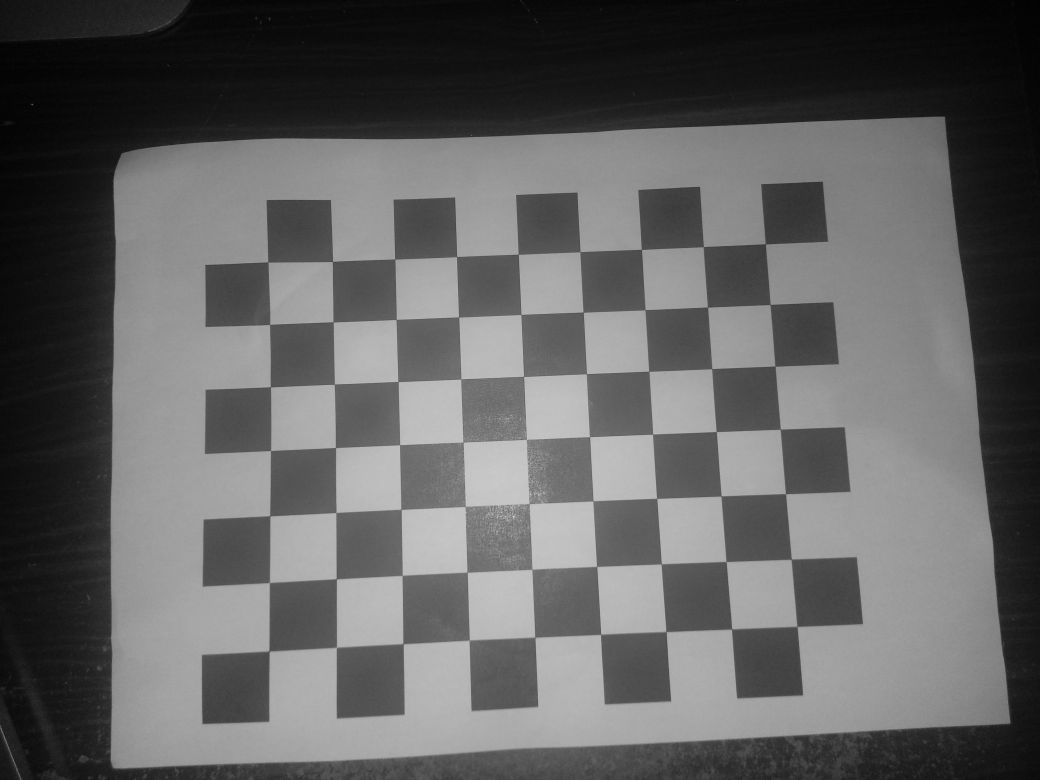
#> input picture calibration/images/IMG_20261122_174037.jpg, 4160 x 3120 px (shown at 1/4 size); its folder holds 4 pictures in this run
$ python calibrate.py
#> lines starting #> are read from the running program, lines starting #| are printed output that depends on the picture
"""Item 1: calibrate the phone camera from the checkerboard photos.

Run from the repo root:  python calibration/calibrate.py
Reads calibration/images/*.jpg and saves calibration/camera.npz.
"""
import glob

import cv2
import numpy as np

np.set_printoptions(suppress=True)  # print plain numbers, not 3.1e+03

# %% The board: 9 x 7 inner corners, squares measured at 21.75 mm.
PATTERN = (9, 7)
SQUARE_MM = 21.75

# Where each inner corner really is on the flat board, in mm.
# z is 0 because the board is flat.
board_points = np.array(
    [[col * SQUARE_MM, row * SQUARE_MM, 0]
     for row in range(PATTERN[1]) for col in range(PATTERN[0])],
    dtype=np.float32,
)

# Refine each corner for up to 30 rounds, or until it moves < 0.001 px.
criteria = (cv2.TERM_CRITERIA_EPS + cv2.TERM_CRITERIA_MAX_ITER, 30, 0.001)
find_flags = cv2.CALIB_CB_ADAPTIVE_THRESH | cv2.CALIB_CB_NORMALIZE_IMAGE

# %% Find the board in every photo.
# IGNORE_ORIENTATION keeps every photo in the sensor's own 4160 x 3120
# layout: the phone tagged some photos portrait and some landscape.
paths = sorted(glob.glob("calibration/images/*.jpg"))
object_points = []  # the board's real corner positions, once per photo
image_points = []   # where those corners were found in each photo
used_paths = []     # the photos where the board was found
image_size = None

for path in paths:
    gray = cv2.imread(
        path, cv2.IMREAD_GRAYSCALE | cv2.IMREAD_IGNORE_ORIENTATION)
#> gray is the input picture: shape (3120, 4160); min 0, max 210, mean 97.6
    image_size = gray.shape[::-1]  # (width, height)
#> image_size = (4160, 3120)
    # Search a quarter-size copy (much faster),
    # then refine the corners on the full photo.
    small = cv2.resize(gray, (image_size[0] // 4, image_size[1] // 4))
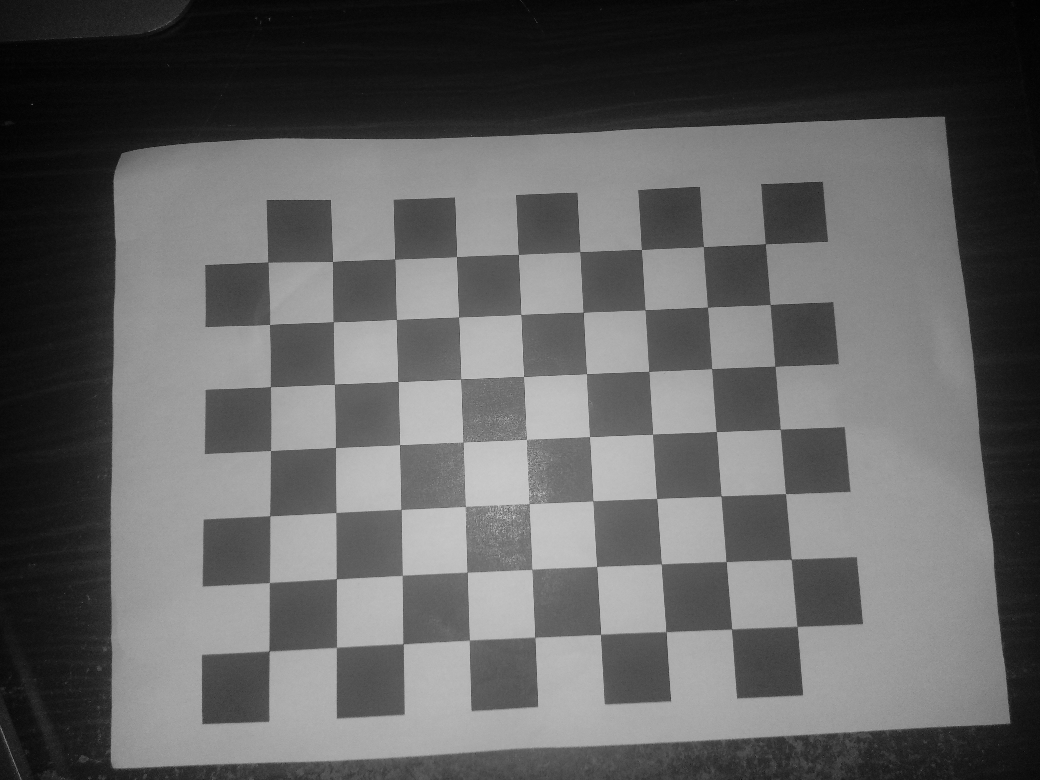
#> small: shape (780, 1040); min 1, max 202, mean 97.6
    found, corners = cv2.findChessboardCorners(
        small, PATTERN, flags=find_flags)
#> found = False; corners = None
    print(path, "board found" if found else "board NOT found, skipped")
#| calibration/images/IMG_20261122_174037.jpg board NOT found, skipped
    if found:
        corners = cv2.cornerSubPix(
            gray, corners * 4, (11, 11), (-1, -1), criteria)
        object_points.append(board_points)
        image_points.append(corners)
        used_paths.append(path)
#> pass 2 of the loop `for path in paths:`:
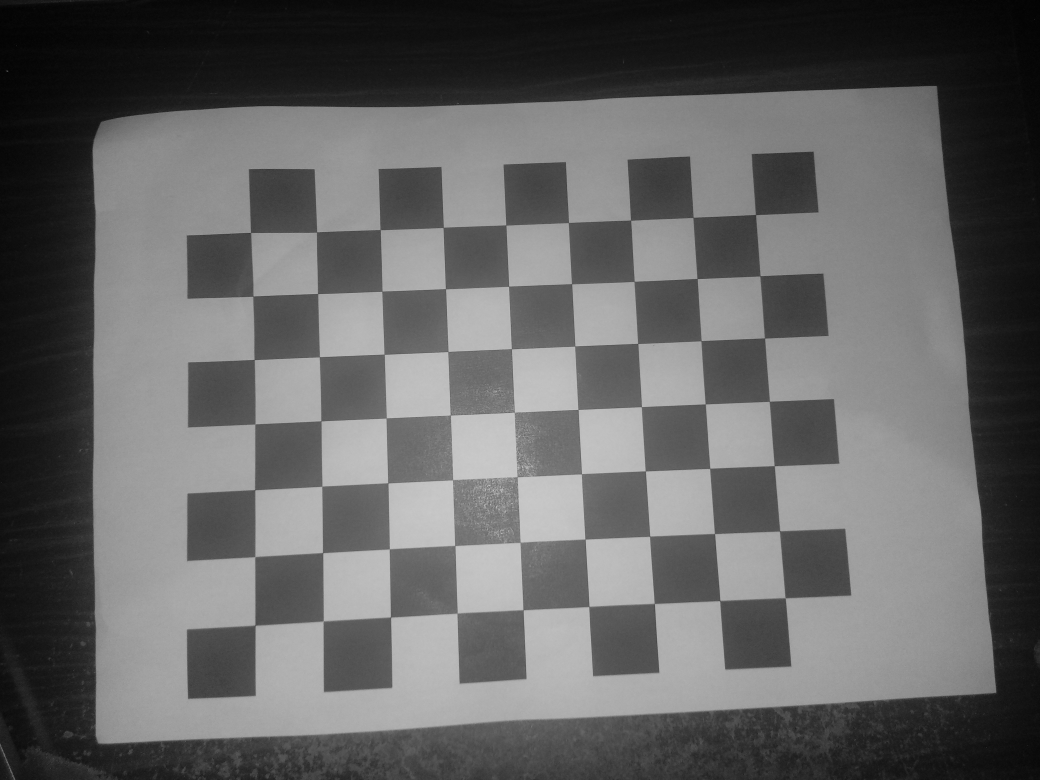
#> input picture calibration/images/IMG_20261122_174042.jpg, 4160 x 3120 px (shown at 1/4 size)
#> gray is the input picture: shape (3120, 4160); min 0, max 219, mean 100.2
#> `small = cv2.resize(gray, (image_size[0] // 4, image_size[1] // 4))`:
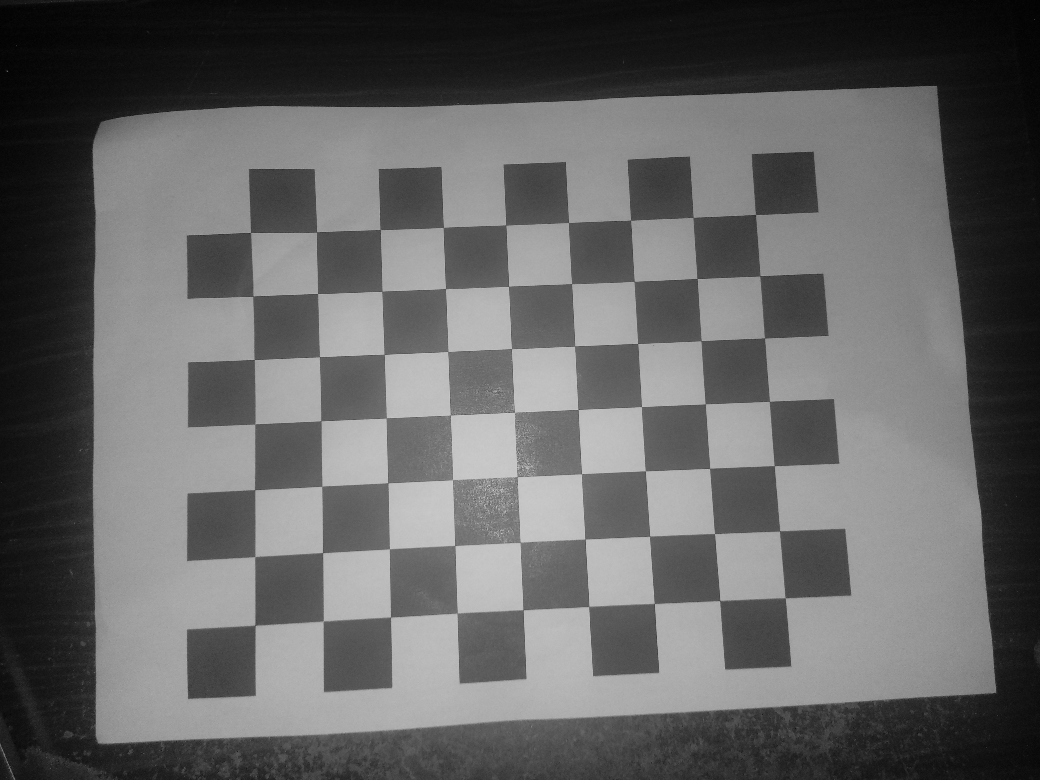
#> small: shape (780, 1040); min 1, max 205, mean 100.3
#| calibration/images/IMG_20261122_174042.jpg board NOT found, skipped
#> pass 3 of the loop `for path in paths:`:
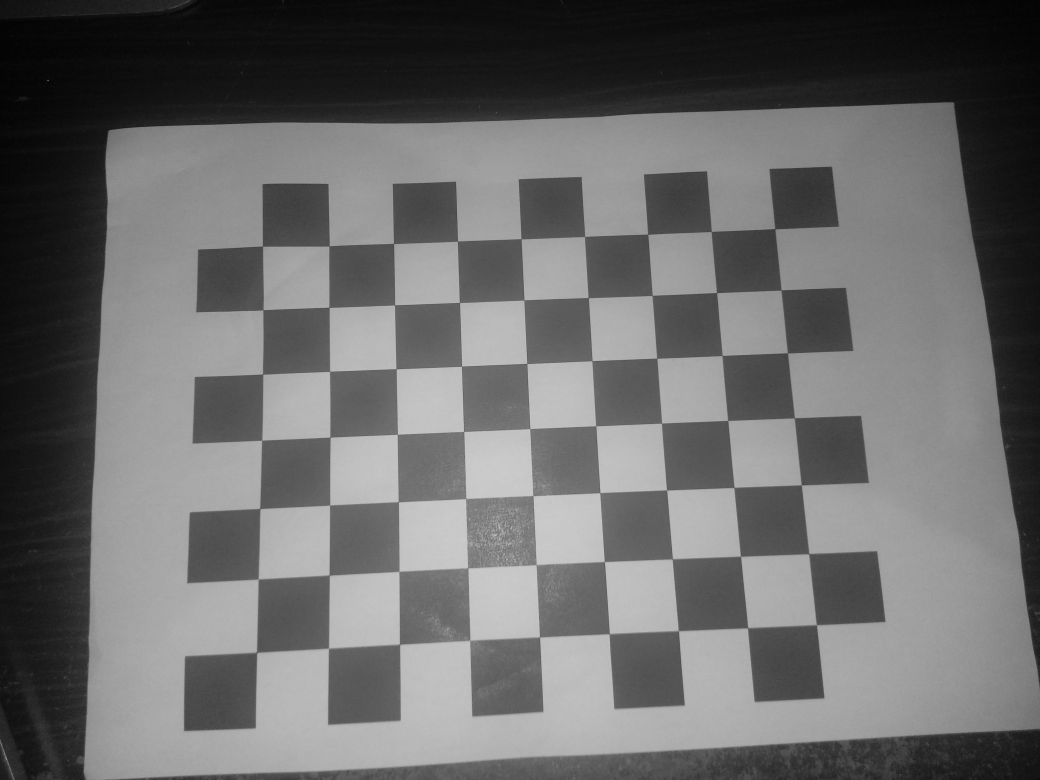
#> input picture calibration/images/IMG_20261122_174056.jpg, 4160 x 3120 px (shown at 1/4 size)
#> gray is the input picture: shape (3120, 4160); min 0, max 218, mean 106.4
#> `small = cv2.resize(gray, (image_size[0] // 4, image_size[1] // 4))`:
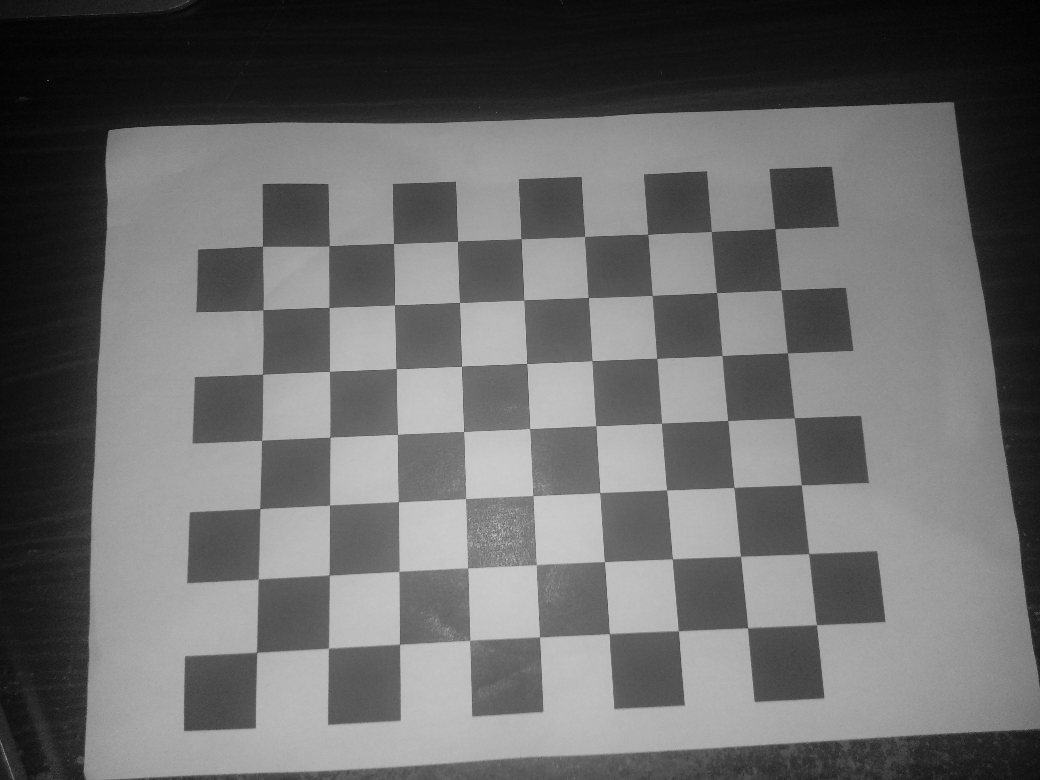
#> small: shape (780, 1040); min 2, max 207, mean 106.5
#> corners = 54 rows, first 8: [774.5, 229], [781, 290], [716.5, 293], [711.5, 231.5], [787.5, 353], [722, 355.5], [656.5, 358], [652.5, 295.5]
#| calibration/images/IMG_20261122_174056.jpg board NOT found, skipped
#> the loop made 4 passes; the first 3 are shown

if not image_points:
    raise SystemExit("No board found in any photo in calibration/images/.")
print("Photos used:", len(image_points), "of", len(paths))

# %% First, a free calibration: every number is worked out from the photos.
rms_free, matrix_free, _, _, _ = cv2.calibrateCamera(
    object_points, image_points, image_size, None, None)
print("\nFree calibration (kept only for the record):")
print("  RMS (px):", round(rms_free, 3))
print("  fx, fy:", matrix_free[0, 0].round(0), matrix_free[1, 1].round(0),
      " centre cx, cy:",
      matrix_free[0, 2].round(0), matrix_free[1, 2].round(0))

# %% The calibration I use: centre fixed at the middle of the photo,
# fx = fy, k3 = 0. My board photos all view the board from one side,
# so the free fit cannot pin the centre down. Fixing it is a standard
# constraint for a phone's main lens.
start_matrix = np.array([[3000.0, 0, image_size[0] / 2],
                         [0, 3000.0, image_size[1] / 2],
                         [0, 0, 1]])
flags = (cv2.CALIB_USE_INTRINSIC_GUESS | cv2.CALIB_FIX_PRINCIPAL_POINT
         | cv2.CALIB_FIX_ASPECT_RATIO | cv2.CALIB_FIX_K3)


def calibrate(obj, img):
    """Fit the camera with the fixed centre, fx = fy and k3 = 0."""
    return cv2.calibrateCamera(
        obj, img, image_size, start_matrix.copy(), None, flags=flags)


def per_photo_errors(img, matrix, dist, rotations, translations):
    """Error per photo in px.

    Puts the board's real corners back into each photo using the
    calibration, and measures how far they land from where they were found.
    """
#> called with matrix = array of shape (3, 3), dist = array of shape (1, 5), rotations = ([-0.0311, 0.251, 3.09],), translations = ([91.91, 74.01, 230.4],)
    result = []
    for found_corners, rvec, tvec in zip(img, rotations, translations):
        predicted, _ = cv2.projectPoints(
            board_points, rvec, tvec, matrix, dist)
        squared = np.sum((found_corners - predicted) ** 2, axis=2)
        result.append(float(np.sqrt(np.mean(squared))))
    return np.array(result)


rms, camera_matrix, dist_coeffs, rvecs, tvecs = calibrate(
    object_points, image_points)

# %% Drop the photos that stand out (more than twice the median error),
# then fit once more. When only a few stand out, the problem is those
# photos (blur, a moved board), not the board.
errors = per_photo_errors(
    image_points, camera_matrix, dist_coeffs, rvecs, tvecs)
limit = 2 * np.median(errors)
for path, error in zip(used_paths, errors):
    if error > limit:
        print("Dropped", path, "error", round(error, 2), "px")
keep = errors <= limit
object_points = [p for p, k in zip(object_points, keep) if k]
image_points = [p for p, k in zip(image_points, keep) if k]
used_paths = [p for p, k in zip(used_paths, keep) if k]
rms, camera_matrix, dist_coeffs, rvecs, tvecs = calibrate(
    object_points, image_points)
print("Photos in the final fit:", len(image_points))

fx = camera_matrix[0, 0]
# How far away the board typically was, in mm.
distance_mm = float(np.median([t[2, 0] for t in tvecs]))
view_deg = np.degrees(2 * np.arctan(image_size[0] / 2 / fx))
print("\nCalibration used (centre fixed, fx = fy, k3 = 0):")
print("  RMS (px):", round(rms, 3))
print("  Camera matrix:\n", camera_matrix.round(1))
print("  Distortion (k1, k2, p1, p2, k3):", dist_coeffs.ravel().round(4))
print("  Field of view across:", round(float(view_deg), 1), "degrees")
print("  Board distance (median):", round(distance_mm), "mm")
print("  RMS in mm at that distance:", round(rms * distance_mm / fx, 3))

# %% Per-photo error in the final fit.
print("\nError per photo (px):")
final_errors = per_photo_errors(
    image_points, camera_matrix, dist_coeffs, rvecs, tvecs)
for path, error in zip(used_paths, final_errors):
    print(" ", path, round(error, 2))

# %% Save what the other scripts need.
np.savez("calibration/camera.npz", camera_matrix=camera_matrix,
         dist_coeffs=dist_coeffs, image_size=np.array(image_size), rms=rms)
print("\nSaved calibration/camera.npz")
